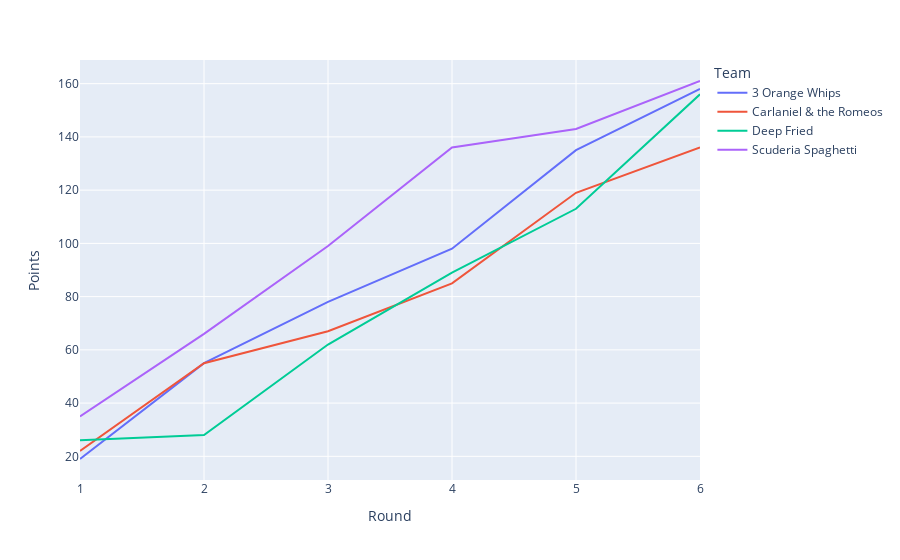

The notebook cell this image was saved under:
### Code cell
px.line(x='Round', y='Points', color='Team', data_frame=cumulative_points)

### Figure 1 — Plotly figure (JSON) as saved in the notebook; plotly's stock layout.template omitted (floating-point values rounded to 4 significant figures)
{"data": [{"hovertemplate": "Team=3 Orange Whips<br>Round=%{x}<br>Points=%{y}<extra></extra>", "legendgroup": "3 Orange Whips", "line": {"color": "#636efa", "dash": "solid"}, "mode": "lines", "name": "3 Orange Whips", "orientation": "v", "showlegend": true, "type": "scatter", "x": [1, 2, 3, 4, 5, 6], "xaxis": "x", "y": [19, 55, 78, 98, 135, 158], "yaxis": "y"}, {"hovertemplate": "Team=Carlaniel & the Romeos<br>Round=%{x}<br>Points=%{y}<extra></extra>", "legendgroup": "Carlaniel & the Romeos", "line": {"color": "#EF553B", "dash": "solid"}, "mode": "lines", "name": "Carlaniel & the Romeos", "orientation": "v", "showlegend": true, "type": "scatter", "x": [1, 2, 3, 4, 5, 6], "xaxis": "x", "y": [22, 55, 67, 85, 119, 136], "yaxis": "y"}, {"hovertemplate": "Team=Deep Fried<br>Round=%{x}<br>Points=%{y}<extra></extra>", "legendgroup": "Deep Fried", "line": {"color": "#00cc96", "dash": "solid"}, "mode": "lines", "name": "Deep Fried", "orientation": "v", "showlegend": true, "type": "scatter", "x": [1, 2, 3, 4, 5, 6], "xaxis": "x", "y": [26, 28, 62, 89, 113, 156], "yaxis": "y"}, {"hovertemplate": "Team=Scuderia Spaghetti<br>Round=%{x}<br>Points=%{y}<extra></extra>", "legendgroup": "Scuderia Spaghetti", "line": {"color": "#ab63fa", "dash": "solid"}, "mode": "lines", "name": "Scuderia Spaghetti", "orientation": "v", "showlegend": true, "type": "scatter", "x": [1, 2, 3, 4, 5, 6], "xaxis": "x", "y": [35, 66, 99, 136, 143, 161], "yaxis": "y"}], "layout": {"legend": {"title": {"text": "Team"}, "tracegroupgap": 0}, "margin": {"t": 60}, "xaxis": {"anchor": "y", "domain": [0, 1], "title": {"text": "Round"}}, "yaxis": {"anchor": "x", "domain": [0, 1], "title": {"text": "Points"}}}}
